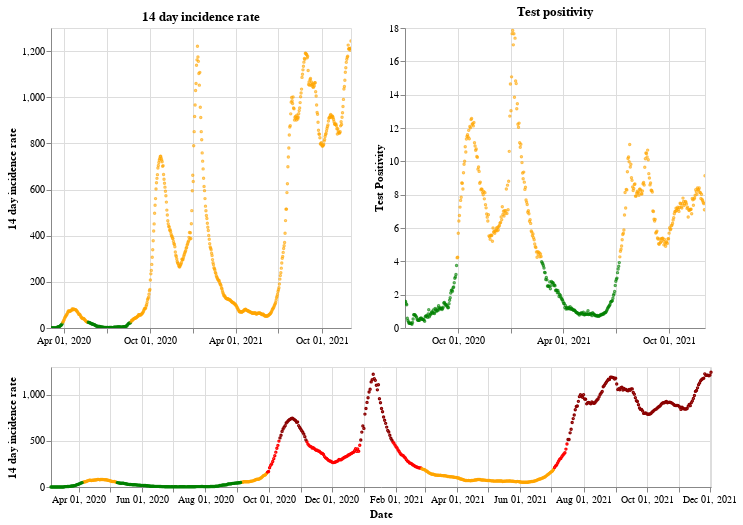

Here is the notebook cell this chart was saved with:
### Markdown cell above
## Northern Ireland

### Code cell
plot_traffic_light('Northern Ireland')

### Figure 1 — Vega-Lite specification as saved in the notebook (floating-point values rounded to 4 significant figures; data arrays with more than 128 entries replaced by an {"elided": "..."} marker saying what was removed)
{"config": {"view": {"continuousWidth": 400, "continuousHeight": 300}}, "vconcat": [{"hconcat": [{"mark": {"type": "point", "size": 2}, "encoding": {"color": {"condition": {"value": "green", "test": "(datum.twoWeeklyCasesRate <= 25)"}, "value": "orange"}, "tooltip": [{"type": "nominal", "field": "areaName"}, {"type": "temporal", "field": "date"}, {"type": "quantitative", "field": "twoWeeklyCasesRate"}, {"type": "quantitative", "field": "testPositivity"}], "x": {"type": "temporal", "axis": {"title": ""}, "field": "date", "scale": {"domain": {"selection": "DateBrush"}}, "timeUnit": "yearmonthdate"}, "y": {"type": "quantitative", "axis": {"title": "14 day incidence rate"}, "field": "twoWeeklyCasesRate"}}, "title": "14 day incidence rate", "width": 300}, {"mark": {"type": "point", "size": 2}, "encoding": {"color": {"condition": {"value": "green", "test": "(datum.testPositivity <= 4)"}, "value": "orange"}, "tooltip": [{"type": "nominal", "field": "areaName"}, {"type": "temporal", "field": "date"}, {"type": "quantitative", "field": "twoWeeklyCasesRate"}, {"type": "quantitative", "field": "testPositivity"}], "x": {"type": "temporal", "axis": {"title": ""}, "field": "date", "scale": {"domain": {"selection": "DateBrush"}}, "timeUnit": "yearmonthdate"}, "y": {"type": "quantitative", "axis": {"title": "Test Positivity"}, "field": "testPositivity"}}, "title": "Test positivity", "width": 300}]}, {"layer": [{"mark": {"type": "point", "size": 2}, "encoding": {"color": {"condition": {"value": "orange", "test": "(((datum.testPositivity < 4) && (datum.twoWeeklyCasesRate >= 50)) && (datum.twoWeeklyCasesRate < 200))"}, "value": "red"}, "opacity": {"condition": {"value": 1, "test": "((datum.twoWeeklyCasesRate >= 50) && (datum.twoWeeklyCasesRate < 500))"}, "value": 0}, "tooltip": [{"type": "nominal", "field": "areaName"}, {"type": "temporal", "field": "date"}, {"type": "quantitative", "field": "twoWeeklyCasesRate"}, {"type": "quantitative", "field": "testPositivity"}], "x": {"type": "temporal", "axis": {"title": "Date"}, "field": "date", "timeUnit": "yearmonthdate"}, "y": {"type": "quantitative", "axis": {"title": "14 day incidence rate"}, "field": "twoWeeklyCasesRate"}}, "selection": {"DateBrush": {"type": "interval", "encodings": ["x"], "fields": ["Time"]}}}, {"mark": {"type": "point", "size": 2}, "encoding": {"color": {"value": "darkred"}, "opacity": {"condition": {"value": 1, "test": "(datum.twoWeeklyCasesRate >= 500)"}, "value": 0}, "tooltip": [{"type": "nominal", "field": "areaName"}, {"type": "temporal", "field": "date"}, {"type": "quantitative", "field": "twoWeeklyCasesRate"}, {"type": "quantitative", "field": "testPositivity"}], "x": {"type": "temporal", "axis": {"title": "Date"}, "field": "date", "timeUnit": "yearmonthdate"}, "y": {"type": "quantitative", "axis": {"title": "14 day incidence rate"}, "field": "twoWeeklyCasesRate"}}}, {"mark": {"type": "point", "size": 2}, "encoding": {"color": {"condition": {"value": "green", "test": "((datum.testPositivity < 4) && (datum.twoWeeklyCasesRate < 50))"}, "value": "orange"}, "opacity": {"condition": {"value": 1, "test": "(datum.twoWeeklyCasesRate < 50)"}, "value": 0}, "tooltip": [{"type": "nominal", "field": "areaName"}, {"type": "temporal", "field": "date"}, {"type": "quantitative", "field": "twoWeeklyCasesRate"}, {"type": "quantitative", "field": "testPositivity"}], "x": {"type": "temporal", "axis": {"title": "Date"}, "field": "date", "timeUnit": "yearmonthdate"}, "y": {"type": "quantitative", "axis": {"title": "14 day incidence rate"}, "field": "twoWeeklyCasesRate"}}}], "height": 120, "width": 660}], "data": {"name": "data-d6963cfa967828bf6b4c33632455c20c"}, "$schema": "https://vega.github.io/schema/vega-lite/v4.8.1.json", "datasets": {"data-d6963cfa967828bf6b4c33632455c20c": {"elided": "638 records"}}}
